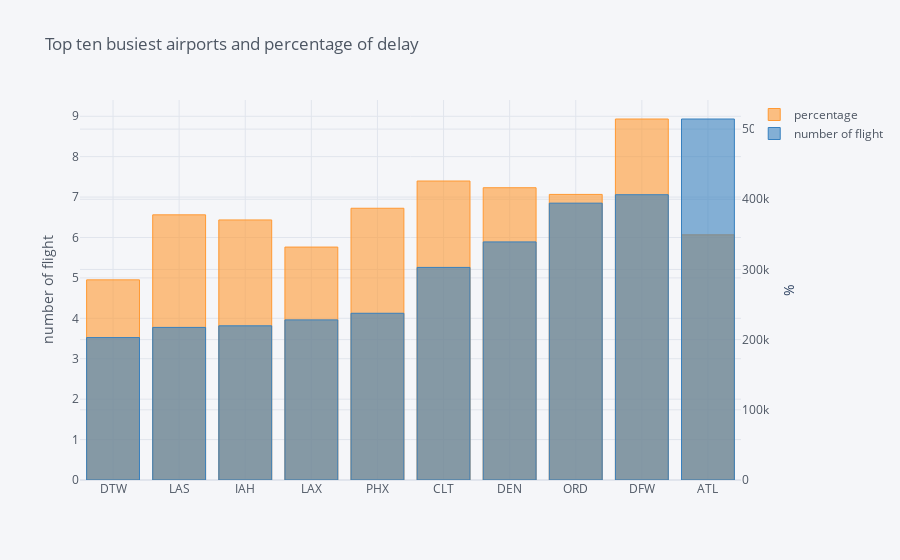

The notebook cell saved with this chart:
### Code cell
z.iplot(kind='bar',secondary_y="number of flight",
       title="Top ten busiest airports and percentage of delay",
        yTitle='%',
        secondary_y_title="number of flight")

### Figure 1 — Plotly figure (JSON) as saved in the notebook; plotly's stock layout.template omitted (floating-point values rounded to 4 significant figures)
{"data": [{"marker": {"color": "rgba(255, 153, 51, 0.6)", "line": {"color": "rgba(255, 153, 51, 1.0)", "width": 1}}, "name": "percentage", "orientation": "v", "text": "", "type": "bar", "x": ["DTW", "LAS", "IAH", "LAX", "PHX", "CLT", "DEN", "ORD", "DFW", "ATL"], "y": [4.952, 6.561, 6.435, 5.763, 6.724, 7.398, 7.232, 7.066, 8.932, 6.066]}, {"marker": {"color": "rgba(55, 128, 191, 0.6)", "line": {"color": "rgba(55, 128, 191, 1.0)", "width": 1}}, "name": "number of flight", "orientation": "v", "text": "", "type": "bar", "x": ["DTW", "LAS", "IAH", "LAX", "PHX", "CLT", "DEN", "ORD", "DFW", "ATL"], "xaxis": "x", "y": [202939, 217433, 219702, 228164, 237562, 302932, 339264, 394460, 406498, 514400], "yaxis": "y2"}], "layout": {"legend": {"bgcolor": "#F5F6F9", "font": {"color": "#4D5663"}}, "paper_bgcolor": "#F5F6F9", "plot_bgcolor": "#F5F6F9", "title": {"font": {"color": "#4D5663"}, "text": "Top ten busiest airports and percentage of delay"}, "xaxis": {"gridcolor": "#E1E5ED", "showgrid": true, "tickfont": {"color": "#4D5663"}, "title": {"font": {"color": "#4D5663"}, "text": ""}, "zerolinecolor": "#E1E5ED"}, "yaxis": {"gridcolor": "#E1E5ED", "showgrid": true, "tickfont": {"color": "#4D5663"}, "title": {"font": {"color": "#4D5663"}, "text": "number of flight"}, "zerolinecolor": "#E1E5ED"}, "yaxis2": {"anchor": "x", "gridcolor": "#E1E5ED", "overlaying": "y", "showgrid": true, "side": "right", "tickfont": {"color": "#4D5663"}, "title": {"text": "%"}, "zerolinecolor": "#E1E5ED"}}}
